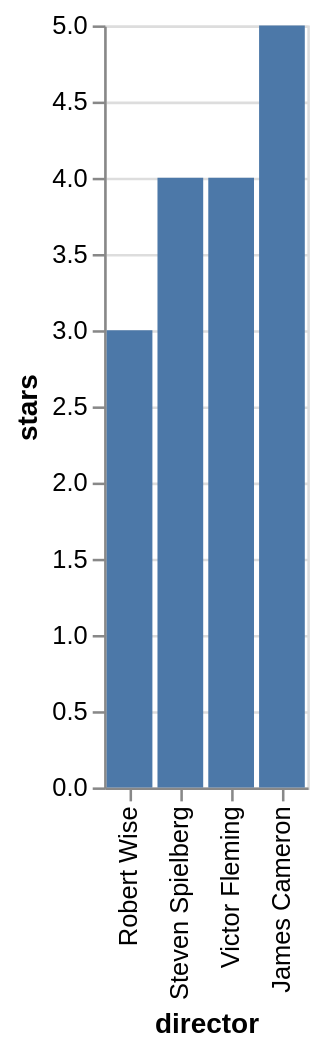

Vega-Lite specification stored for this chart:
### Vega-Lite specification from a JSON file in a GitHub repository (floating-point values rounded to 4 significant figures)
{"data": {"values": [{"x_data": "Robert Wise", "y_data": 3}, {"x_data": "Steven Spielberg", "y_data": 4}, {"x_data": "Victor Fleming", "y_data": 4}, {"x_data": "James Cameron", "y_data": 5}]}, "mark": "bar", "encoding": {"x": {"field": "x_data", "type": "nominal", "title": "director", "sort": {"op": "sum", "field": "y_data", "order": "ascending"}}, "y": {"field": "y_data", "type": "quantitative", "title": "stars"}}}
